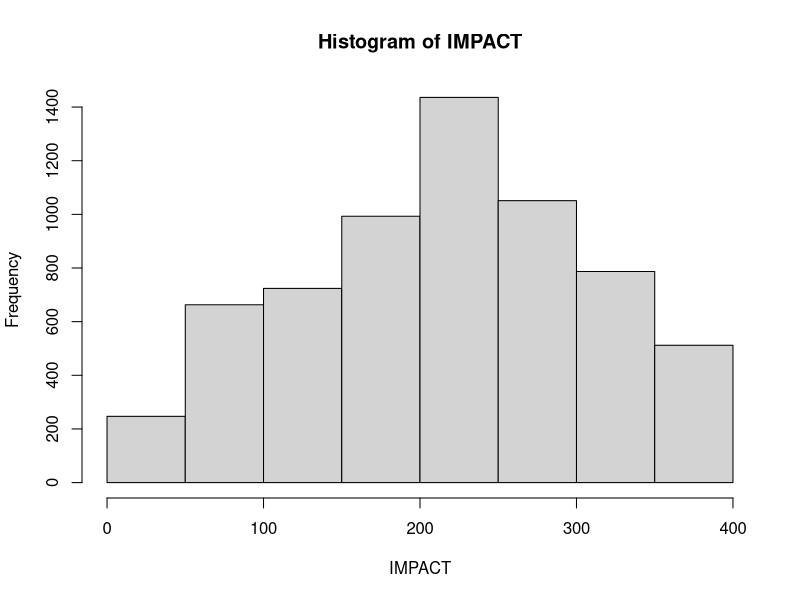
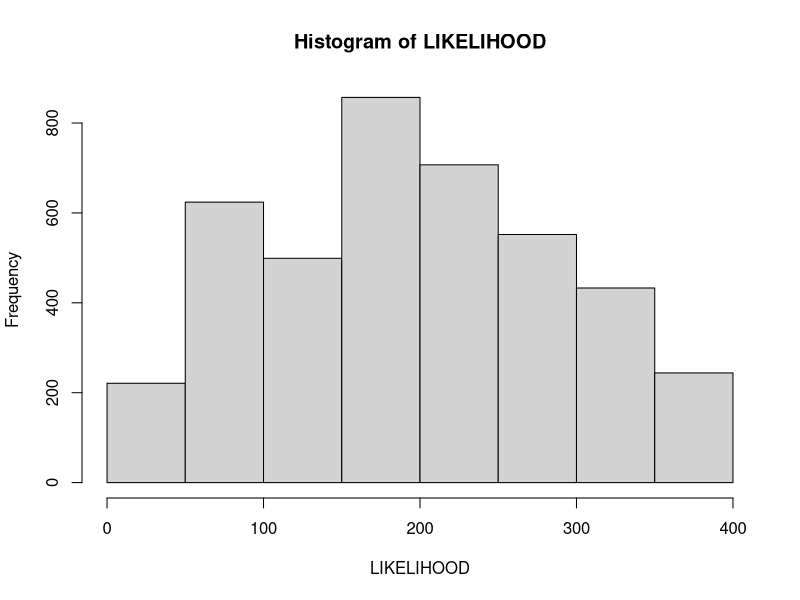

These charts were generated, in order, by the following R code:
library(plotrix)
library(dplyr)
library(ggplot2)
library(grid)
library(RColorBrewer)

answerstable <- read.csv(file = 'myapp/data/RQ1_corrected.csv', header=TRUE) #importiere das answers file

dfall <- answerstable %>% filter(QUES2SURV_METHOD == "classic" & ANS2SURV_ANSWERED == 1)
scenarios <- as.data.frame(table(dfall$QUES_ID))
numberscenarios  <- nrow(scenarios)
#for (anz in 1:numberscenarios) {
for (anz in 1:1) {
  actualscenario =as.vector(scenarios[anz,1])
  scentext <- (paste0("Scenario ", actualscenario))
  print (scentext)
  df <- answerstable %>% filter(QUES2SURV_METHOD == "classic" & ANS2SURV_ANSWERED == 1 & QUES_ID == actualscenario)
  numberofanswers <- nrow(df)
  IMPACT <- c()
  LIKELIHOOD <- c()
  #print (df[anz,"ACC2SURV_ACCID"])
  
  for (i in 1:numberofanswers) {  #for (i in 1:1) {
    
    lowx <- (df[i,"X1Pixel"])
    highx <- (df[i,"X2Pixel"])
    actualvalueX <- lowx
    while (actualvalueX <= highx){
      IMPACT <- c(IMPACT,actualvalueX)
      actualvalueX = actualvalueX + 1
    }
    
    lowy <- (df[i,"Y1Pixel"])
    highy <- (df[i,"Y2Pixel"])
    actualvalueY <- lowy
    while (actualvalueY <= highy){
      LIKELIHOOD <- c(LIKELIHOOD,actualvalueY)
      actualvalueY = actualvalueY + 1
    }
    
    
  }
  print (table(IMPACT))
  print (table(LIKELIHOOD))
  
  hist (IMPACT)
  hist (LIKELIHOOD)
}
